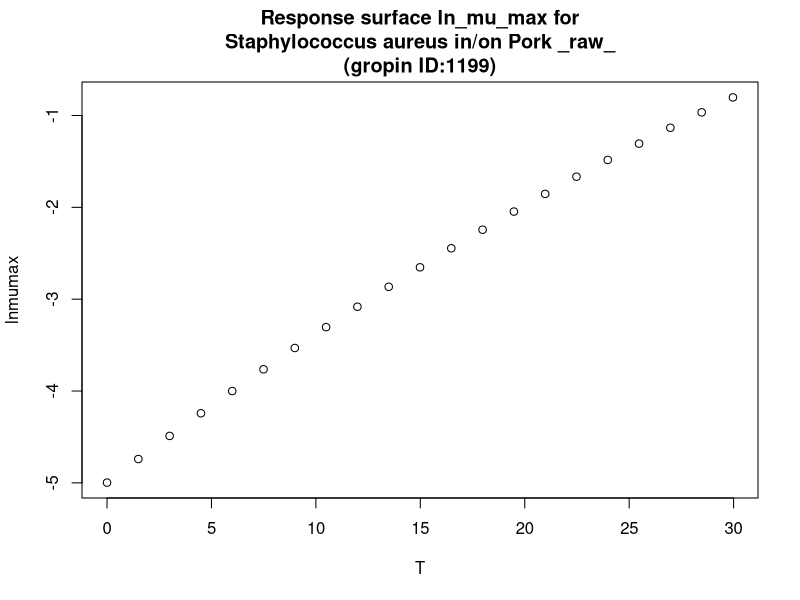

Generate this figure with R:
#############################
# start of Parameter script
#############################
T <- seq(0,29.97002997003,length.out=21)
#############################
# end of Parameter script
#############################
############################# 
# start of Model script Gropin ID 1199 
#############################
 
# constant coefficients for this model
 
variables <- data.frame(T)
argumentsPar <- unique.data.frame(expand.grid(variables))
 
# heart of the model
response_surface <- function(T) {
   mumax <-(-4.9969+0.1729*T-0.0011*(T^2))

	return(mumax=mumax)
} 

# output parameters
responseSurface <- cbind(argumentsPar,response_surface(argumentsPar['T']))
colnames(responseSurface) <- c(colnames(argumentsPar),'lnmumax')
#############################
# End of Model script
#############################
############################# 
# start of Visualisation script Gropin ID 1199 
#############################
titleText <-'Response surface ln_mu_max for
Staphylococcus aureus in/on Pork _raw_
(gropin ID:1199)'
plot(T,responseSurface$'lnmumax',xlab='T',
                          ylab='lnmumax',main=titleText)
#############################
# End of Visualisation script
#############################
